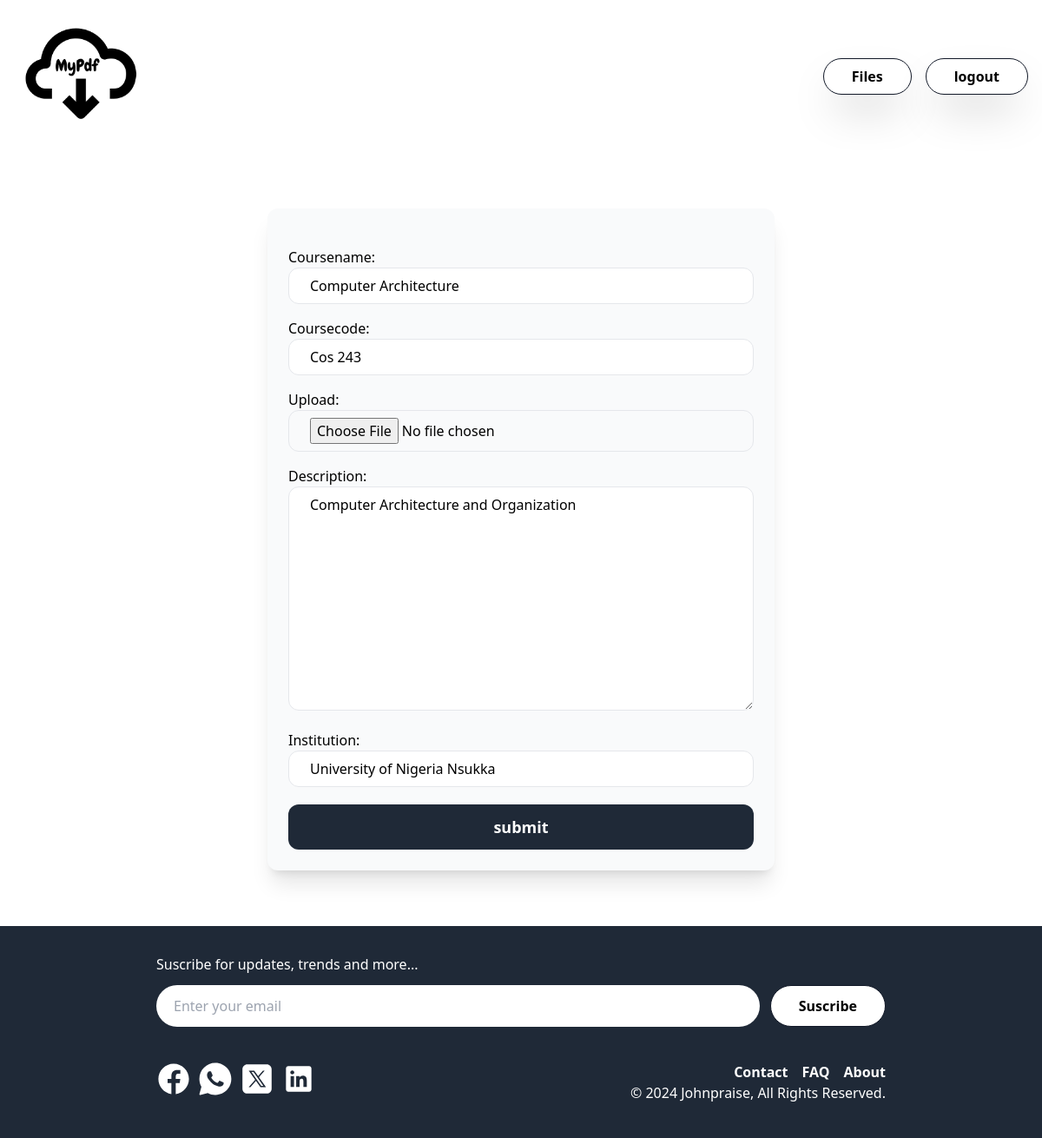
The page /2/edit/ (signed in) on the database its author committed.
### pdf_app/models.py (models this page shows, shortened)
class Pdf(models.Model):
    coursename = models.CharField(max_length=30)
    coursecode = models.CharField(max_length=8, null=True, blank=True)
    upload = models.FileField(upload_to="uploads/%Y/%m/%d/")
    description = models.TextField(null=True, blank=True)
    institution = models.CharField(max_length=100, null=True, blank=True)
    owner = models.ForeignKey(User, on_delete=models.CASCADE)
    created_at = models.DateTimeField(auto_now_add=True)
    class Meta:
        ordering = ['-created_at']

### pdf_app/views.py (the view)
# urls.py: path('<int:id>/edit/', edit, name='edit'),
@login_required
def edit(request, id):
    pdf = get_object_or_404(Pdf, pk=id, owner=request.user)
    if request.method == 'POST':
        form = EditItemForm(request.POST, request.FILES, instance=pdf)
        if form.is_valid():
            pdf.save()
            return redirect('detail', id=pdf.id)
    else:
        form = EditItemForm(instance=pdf)
    return render(request, 'form.html', {
        'form': form
    })

### pdf_app/forms.py
class EditItemForm(forms.ModelForm):
    class Meta:
        model = Pdf
        fields = ('coursename', 'coursecode', 'upload', 'description', 'institution')
        widgets = {
            'coursename': forms.TextInput(attrs={
                'class': 'w-full py-2 px-6 rounded-xl border'
            }),
            'coursecode': forms.TextInput(attrs={
                'class': 'w-full py-2 px-6 rounded-xl border'
            }),
            'upload': forms.FileInput(attrs={
                'class': 'w-full py-2 px-6 rounded-xl border'
            }),
            'description': forms.Textarea(attrs={
                'class': 'w-full py-2 px-6 rounded-xl border'
            }),
            'institution': forms.TextInput(attrs={
                'class': 'w-full py-2 px-6 rounded-xl border'
            })
        }

### pdf_app/templates/form.html (shortened to what this page needs)
{% extends 'base.html' %}
{% block content %}
    <div class="w-2/2 lg:w-2/4 my-6 mx-auto p-6 bg-gray-50 rounded-xl shadow-xl">
        <form action="." method="post" enctype="multipart/form-data">
            <div class="space-y-4">
                {{ form.as_p }}
            </div>
            <button class="py-3 mt-5 w-full rounded-xl text-lg bg-gray-800 hover:bg-gray-950 text-white font-semibold ">submit</button>
        </form>
    </div>
{% endblock %}

### rows shown on the page
Pdf: coursename "Computer Architecture", coursecode "Cos 243", description "Computer Architecture and Organization", institution "University of Nigeria Nsukka"
